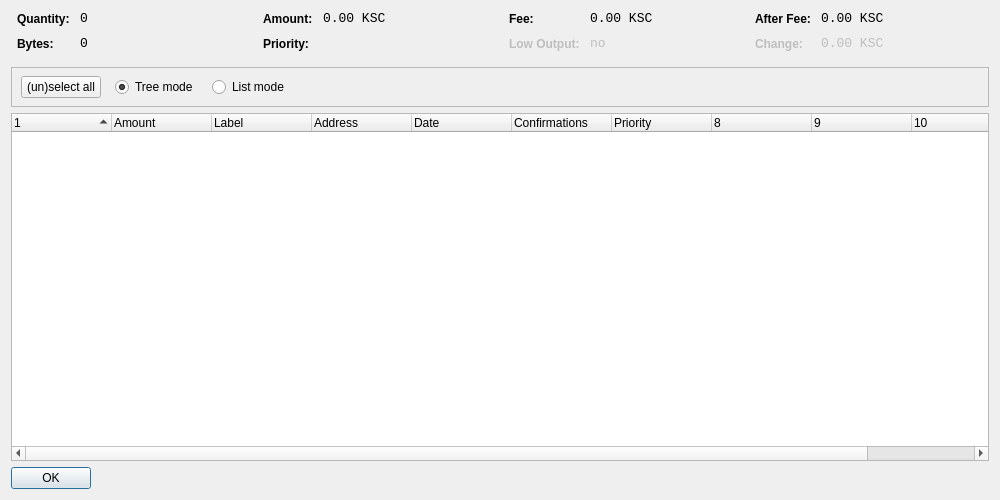
<?xml version="1.0" encoding="UTF-8"?>
<ui version="4.0">
 <class>CoinControlDialog</class>
 <widget class="QDialog" name="CoinControlDialog">
  <property name="geometry">
   <rect>
    <x>0</x>
    <y>0</y>
    <width>1000</width>
    <height>500</height>
   </rect>
  </property>
  <property name="windowTitle">
   <string>Coin Control</string>
  </property>
  <layout class="QVBoxLayout" name="verticalLayout">
   <item>
    <layout class="QHBoxLayout" name="horizontalLayoutTop" stretch="0,0,0,0">
     <property name="topMargin">
      <number>0</number>
     </property>
     <property name="bottomMargin">
      <number>10</number>
     </property>
     <item>
      <layout class="QFormLayout" name="formLayoutCoinControl1">
       <property name="horizontalSpacing">
        <number>10</number>
       </property>
       <property name="verticalSpacing">
        <number>10</number>
       </property>
       <property name="leftMargin">
        <number>6</number>
       </property>
       <property name="rightMargin">
        <number>6</number>
       </property>
       <item row="0" column="0">
        <widget class="QLabel" name="labelCoinControlQuantityText">
         <property name="styleSheet">
          <string notr="true">font-weight:bold;</string>
         </property>
         <property name="text">
          <string>Quantity:</string>
         </property>
        </widget>
       </item>
       <item row="0" column="1">
        <widget class="QLabel" name="labelCoinControlQuantity">
         <property name="font">
          <font>
           <family>Monospace</family>
           <pointsize>10</pointsize>
          </font>
         </property>
         <property name="cursor">
          <cursorShape>IBeamCursor</cursorShape>
         </property>
         <property name="contextMenuPolicy">
          <enum>Qt::ActionsContextMenu</enum>
         </property>
         <property name="text">
          <string notr="true">0</string>
         </property>
         <property name="textInteractionFlags">
          <set>Qt::LinksAccessibleByMouse|Qt::TextSelectableByKeyboard|Qt::TextSelectableByMouse</set>
         </property>
        </widget>
       </item>
       <item row="1" column="0">
        <widget class="QLabel" name="labelCoinControlBytesText">
         <property name="styleSheet">
          <string notr="true">font-weight:bold;</string>
         </property>
         <property name="text">
          <string>Bytes:</string>
         </property>
        </widget>
       </item>
       <item row="1" column="1">
        <widget class="QLabel" name="labelCoinControlBytes">
         <property name="font">
          <font>
           <family>Monospace</family>
           <pointsize>10</pointsize>
          </font>
         </property>
         <property name="cursor">
          <cursorShape>IBeamCursor</cursorShape>
         </property>
         <property name="contextMenuPolicy">
          <enum>Qt::ActionsContextMenu</enum>
         </property>
         <property name="text">
          <string notr="true">0</string>
         </property>
         <property name="textInteractionFlags">
          <set>Qt::LinksAccessibleByMouse|Qt::TextSelectableByKeyboard|Qt::TextSelectableByMouse</set>
         </property>
        </widget>
       </item>
      </layout>
     </item>
     <item>
      <layout class="QFormLayout" name="formLayoutCoinControl2">
       <property name="horizontalSpacing">
        <number>10</number>
       </property>
       <property name="verticalSpacing">
        <number>10</number>
       </property>
       <property name="leftMargin">
        <number>6</number>
       </property>
       <property name="rightMargin">
        <number>6</number>
       </property>
       <item row="0" column="0">
        <widget class="QLabel" name="labelCoinControlAmountText">
         <property name="styleSheet">
          <string notr="true">font-weight:bold;</string>
         </property>
         <property name="text">
          <string>Amount:</string>
         </property>
        </widget>
       </item>
       <item row="0" column="1">
        <widget class="QLabel" name="labelCoinControlAmount">
         <property name="font">
          <font>
           <family>Monospace</family>
           <pointsize>10</pointsize>
          </font>
         </property>
         <property name="cursor">
          <cursorShape>IBeamCursor</cursorShape>
         </property>
         <property name="contextMenuPolicy">
          <enum>Qt::ActionsContextMenu</enum>
         </property>
         <property name="text">
          <string notr="true">0.00 KSC</string>
         </property>
         <property name="textInteractionFlags">
          <set>Qt::LinksAccessibleByMouse|Qt::TextSelectableByKeyboard|Qt::TextSelectableByMouse</set>
         </property>
        </widget>
       </item>
       <item row="1" column="0">
        <widget class="QLabel" name="labelCoinControlPriorityText">
         <property name="styleSheet">
          <string notr="true">font-weight:bold;</string>
         </property>
         <property name="text">
          <string>Priority:</string>
         </property>
        </widget>
       </item>
       <item row="1" column="1">
        <widget class="QLabel" name="labelCoinControlPriority">
         <property name="font">
          <font>
           <family>Monospace</family>
           <pointsize>10</pointsize>
          </font>
         </property>
         <property name="cursor">
          <cursorShape>IBeamCursor</cursorShape>
         </property>
         <property name="contextMenuPolicy">
          <enum>Qt::ActionsContextMenu</enum>
         </property>
         <property name="text">
          <string/>
         </property>
         <property name="textInteractionFlags">
          <set>Qt::LinksAccessibleByMouse|Qt::TextSelectableByKeyboard|Qt::TextSelectableByMouse</set>
         </property>
        </widget>
       </item>
      </layout>
     </item>
     <item>
      <layout class="QFormLayout" name="formLayoutCoinControl3">
       <property name="horizontalSpacing">
        <number>10</number>
       </property>
       <property name="verticalSpacing">
        <number>10</number>
       </property>
       <property name="leftMargin">
        <number>6</number>
       </property>
       <property name="rightMargin">
        <number>6</number>
       </property>
       <item row="0" column="0">
        <widget class="QLabel" name="labelCoinControlFeeText">
         <property name="styleSheet">
          <string notr="true">font-weight:bold;</string>
         </property>
         <property name="text">
          <string>Fee:</string>
         </property>
        </widget>
       </item>
       <item row="0" column="1">
        <widget class="QLabel" name="labelCoinControlFee">
         <property name="font">
          <font>
           <family>Monospace</family>
           <pointsize>10</pointsize>
          </font>
         </property>
         <property name="cursor">
          <cursorShape>IBeamCursor</cursorShape>
         </property>
         <property name="contextMenuPolicy">
          <enum>Qt::ActionsContextMenu</enum>
         </property>
         <property name="text">
          <string notr="true">0.00 KSC</string>
         </property>
         <property name="textInteractionFlags">
          <set>Qt::LinksAccessibleByMouse|Qt::TextSelectableByKeyboard|Qt::TextSelectableByMouse</set>
         </property>
        </widget>
       </item>
       <item row="1" column="0">
        <widget class="QLabel" name="labelCoinControlLowOutputText">
         <property name="enabled">
          <bool>false</bool>
         </property>
         <property name="styleSheet">
          <string notr="true">font-weight:bold;</string>
         </property>
         <property name="text">
          <string>Low Output:</string>
         </property>
        </widget>
       </item>
       <item row="1" column="1">
        <widget class="QLabel" name="labelCoinControlLowOutput">
         <property name="enabled">
          <bool>false</bool>
         </property>
         <property name="font">
          <font>
           <family>Monospace</family>
           <pointsize>10</pointsize>
          </font>
         </property>
         <property name="cursor">
          <cursorShape>IBeamCursor</cursorShape>
         </property>
         <property name="contextMenuPolicy">
          <enum>Qt::ActionsContextMenu</enum>
         </property>
         <property name="text">
          <string notr="true">no</string>
         </property>
         <property name="textInteractionFlags">
          <set>Qt::LinksAccessibleByMouse|Qt::TextSelectableByKeyboard|Qt::TextSelectableByMouse</set>
         </property>
        </widget>
       </item>
      </layout>
     </item>
     <item>
      <layout class="QFormLayout" name="formLayoutCoinControl4">
       <property name="horizontalSpacing">
        <number>10</number>
       </property>
       <property name="verticalSpacing">
        <number>10</number>
       </property>
       <property name="leftMargin">
        <number>6</number>
       </property>
       <property name="rightMargin">
        <number>6</number>
       </property>
       <item row="0" column="0">
        <widget class="QLabel" name="labelCoinControlAfterFeeText">
         <property name="styleSheet">
          <string notr="true">font-weight:bold;</string>
         </property>
         <property name="text">
          <string>After Fee:</string>
         </property>
        </widget>
       </item>
       <item row="0" column="1">
        <widget class="QLabel" name="labelCoinControlAfterFee">
         <property name="font">
          <font>
           <family>Monospace</family>
           <pointsize>10</pointsize>
          </font>
         </property>
         <property name="cursor">
          <cursorShape>IBeamCursor</cursorShape>
         </property>
         <property name="contextMenuPolicy">
          <enum>Qt::ActionsContextMenu</enum>
         </property>
         <property name="text">
          <string notr="true">0.00 KSC</string>
         </property>
         <property name="textInteractionFlags">
          <set>Qt::LinksAccessibleByMouse|Qt::TextSelectableByKeyboard|Qt::TextSelectableByMouse</set>
         </property>
        </widget>
       </item>
       <item row="1" column="0">
        <widget class="QLabel" name="labelCoinControlChangeText">
         <property name="enabled">
          <bool>false</bool>
         </property>
         <property name="styleSheet">
          <string notr="true">font-weight:bold;</string>
         </property>
         <property name="text">
          <string>Change:</string>
         </property>
        </widget>
       </item>
       <item row="1" column="1">
        <widget class="QLabel" name="labelCoinControlChange">
         <property name="enabled">
          <bool>false</bool>
         </property>
         <property name="font">
          <font>
           <family>Monospace</family>
           <pointsize>10</pointsize>
          </font>
         </property>
         <property name="cursor">
          <cursorShape>IBeamCursor</cursorShape>
         </property>
         <property name="contextMenuPolicy">
          <enum>Qt::ActionsContextMenu</enum>
         </property>
         <property name="text">
          <string notr="true">0.00 KSC</string>
         </property>
         <property name="textInteractionFlags">
          <set>Qt::LinksAccessibleByMouse|Qt::TextSelectableByKeyboard|Qt::TextSelectableByMouse</set>
         </property>
        </widget>
       </item>
      </layout>
     </item>
    </layout>
   </item>
   <item>
    <widget class="QFrame" name="frame">
     <property name="minimumSize">
      <size>
       <width>0</width>
       <height>40</height>
      </size>
     </property>
     <property name="frameShape">
      <enum>QFrame::StyledPanel</enum>
     </property>
     <property name="frameShadow">
      <enum>QFrame::Sunken</enum>
     </property>
     <widget class="QWidget" name="horizontalLayoutWidget">
      <property name="geometry">
       <rect>
        <x>10</x>
        <y>0</y>
        <width>781</width>
        <height>41</height>
       </rect>
      </property>
      <layout class="QHBoxLayout" name="horizontalLayoutPanel" stretch="0,0,0,0">
       <property name="spacing">
        <number>14</number>
       </property>
       <item>
        <widget class="QPushButton" name="pushButtonSelectAll">
         <property name="sizePolicy">
          <sizepolicy hsizetype="Maximum" vsizetype="Fixed">
           <horstretch>0</horstretch>
           <verstretch>0</verstretch>
          </sizepolicy>
         </property>
         <property name="text">
          <string>(un)select all</string>
         </property>
        </widget>
       </item>
       <item>
        <widget class="QRadioButton" name="radioTreeMode">
         <property name="sizePolicy">
          <sizepolicy hsizetype="Maximum" vsizetype="Fixed">
           <horstretch>0</horstretch>
           <verstretch>0</verstretch>
          </sizepolicy>
         </property>
         <property name="text">
          <string>Tree mode</string>
         </property>
         <property name="checked">
          <bool>true</bool>
         </property>
        </widget>
       </item>
       <item>
        <widget class="QRadioButton" name="radioListMode">
         <property name="sizePolicy">
          <sizepolicy hsizetype="Maximum" vsizetype="Fixed">
           <horstretch>0</horstretch>
           <verstretch>0</verstretch>
          </sizepolicy>
         </property>
         <property name="text">
          <string>List mode</string>
         </property>
        </widget>
       </item>
       <item>
        <spacer name="horizontalSpacer">
         <property name="orientation">
          <enum>Qt::Horizontal</enum>
         </property>
         <property name="sizeHint" stdset="0">
          <size>
           <width>40</width>
           <height>20</height>
          </size>
         </property>
        </spacer>
       </item>
      </layout>
     </widget>
    </widget>
   </item>
   <item>
    <widget class="CoinControlTreeWidget" name="treeWidget">
     <property name="contextMenuPolicy">
      <enum>Qt::CustomContextMenu</enum>
     </property>
     <property name="sortingEnabled">
      <bool>false</bool>
     </property>
     <property name="columnCount">
      <number>11</number>
     </property>
     <attribute name="headerShowSortIndicator" stdset="0">
      <bool>true</bool>
     </attribute>
     <attribute name="headerStretchLastSection">
      <bool>false</bool>
     </attribute>
     <column>
      <property name="text">
       <string/>
      </property>
     </column>
     <column>
      <property name="text">
       <string>Amount</string>
      </property>
     </column>
     <column>
      <property name="text">
       <string>Label</string>
      </property>
     </column>
     <column>
      <property name="text">
       <string>Address</string>
      </property>
     </column>
     <column>
      <property name="text">
       <string>Date</string>
      </property>
     </column>
     <column>
      <property name="text">
       <string>Confirmations</string>
      </property>
      <property name="toolTip">
       <string>Confirmed</string>
      </property>
     </column>
     <column>
      <property name="text">
       <string>Priority</string>
      </property>
     </column>
     <column>
      <property name="text">
       <string/>
      </property>
     </column>
     <column>
      <property name="text">
       <string/>
      </property>
     </column>
     <column>
      <property name="text">
       <string/>
      </property>
     </column>
     <column>
      <property name="text">
       <string/>
      </property>
     </column>
    </widget>
   </item>
   <item>
    <widget class="QDialogButtonBox" name="buttonBox">
     <property name="sizePolicy">
      <sizepolicy hsizetype="Maximum" vsizetype="Fixed">
       <horstretch>0</horstretch>
       <verstretch>0</verstretch>
      </sizepolicy>
     </property>
     <property name="orientation">
      <enum>Qt::Horizontal</enum>
     </property>
     <property name="standardButtons">
      <set>QDialogButtonBox::Ok</set>
     </property>
    </widget>
   </item>
  </layout>
 </widget>
 <customwidgets>
  <customwidget>
   <class>CoinControlTreeWidget</class>
   <extends>QTreeWidget</extends>
   <header>coincontroltreewidget.h</header>
  </customwidget>
 </customwidgets>
 <resources/>
 <connections/>
</ui>
